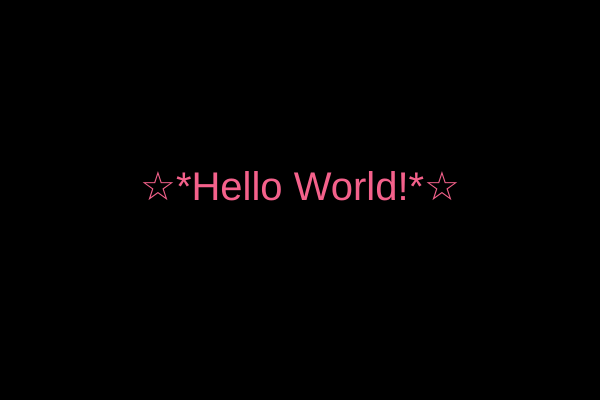
Frame 1 (no input)
Frame 60 (no input): identical to frame 1, image omitted
Frame 120 (the mouse pressed at the canvas centre since frame 60): identical to frame 1, image omitted

The p5.js sketch that drew this single still picture (run headless with seeded random() and noise() and a simulated clock; from frame 60 on, the mouse is pressed at the canvas centre):

// p5.js sketch
// ── sketch.js

// Setup code goes here
function setup() {
  createCanvas(600, 400);
  textSize(40);
  textAlign(CENTER);

  print ("setting up sketch!")

 }


// Draw code goes here
function draw() {
  background(0);
  fill(244,97,139);
  text("☆*Hello World!*☆",width/2,height/2);
}

function mousePressed (){
	//mouse X= x coord.
	//mouse Y= Y coord.
	print ("mouse pressed at x: " + mouseX + " y:" + mouseY);
}
